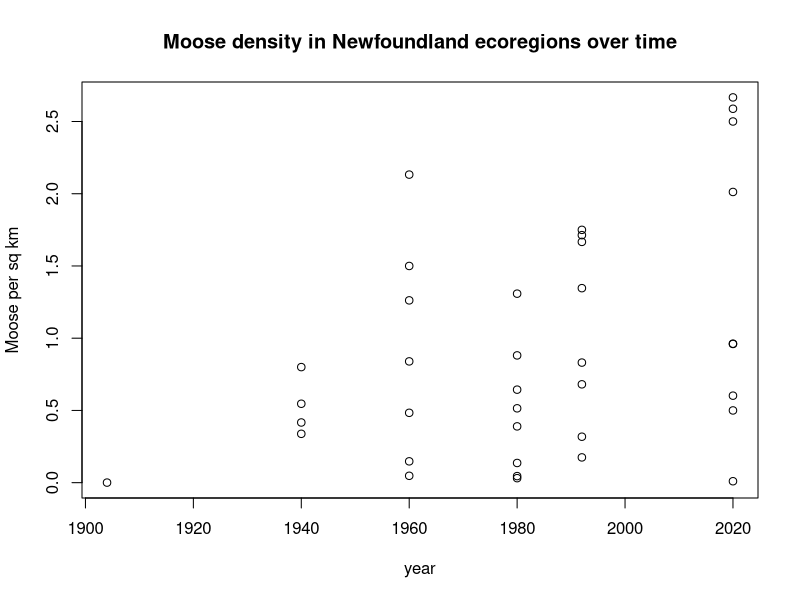
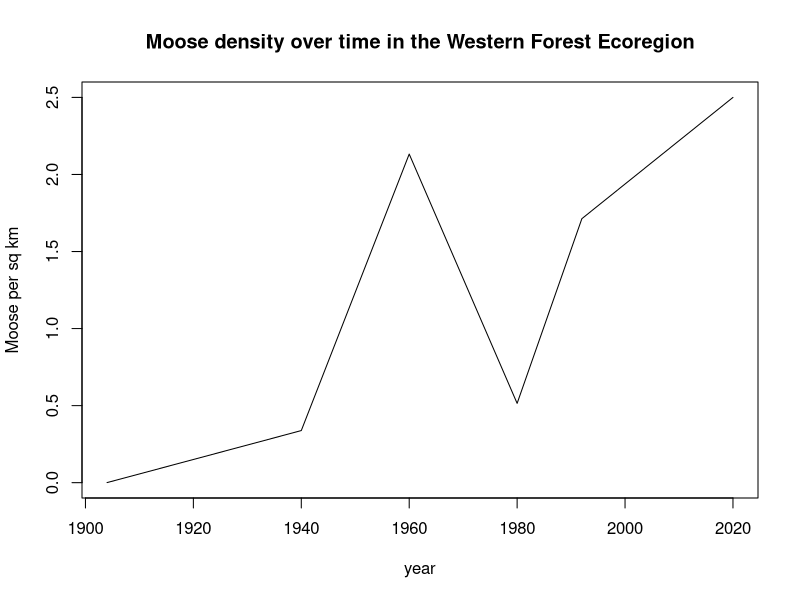
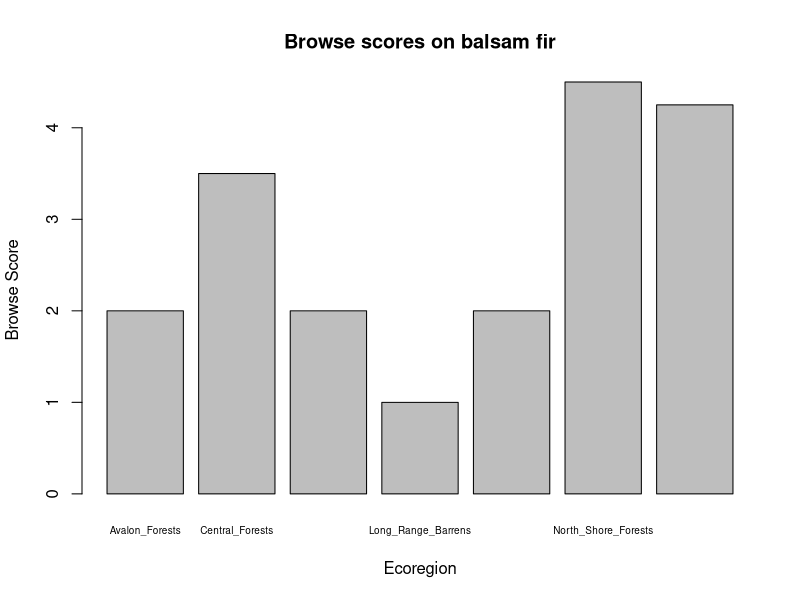
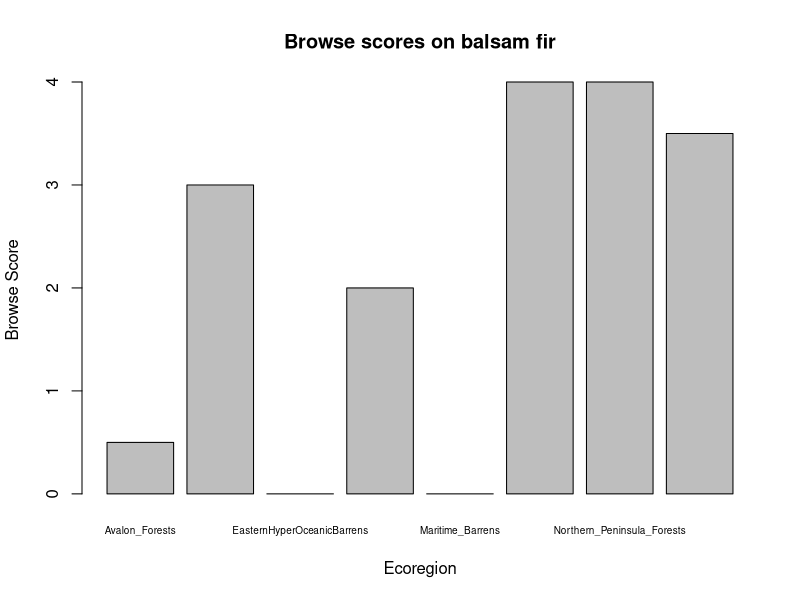
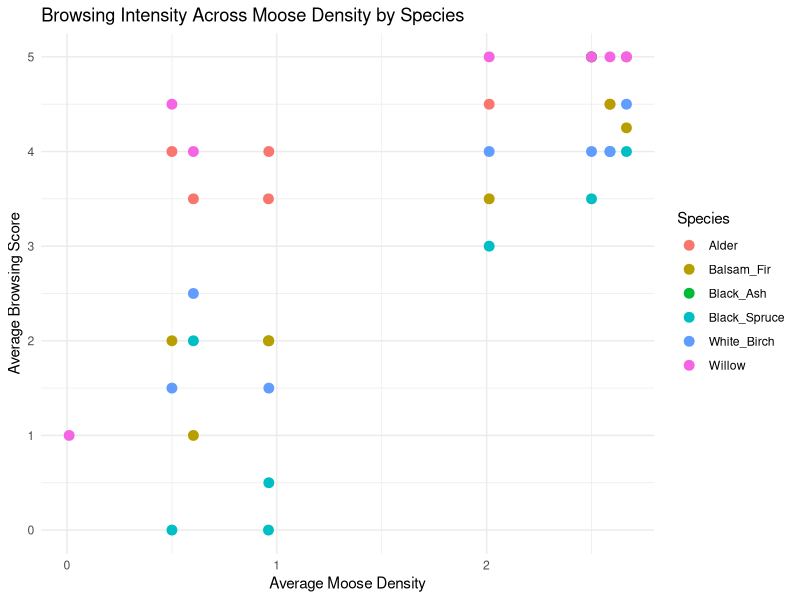
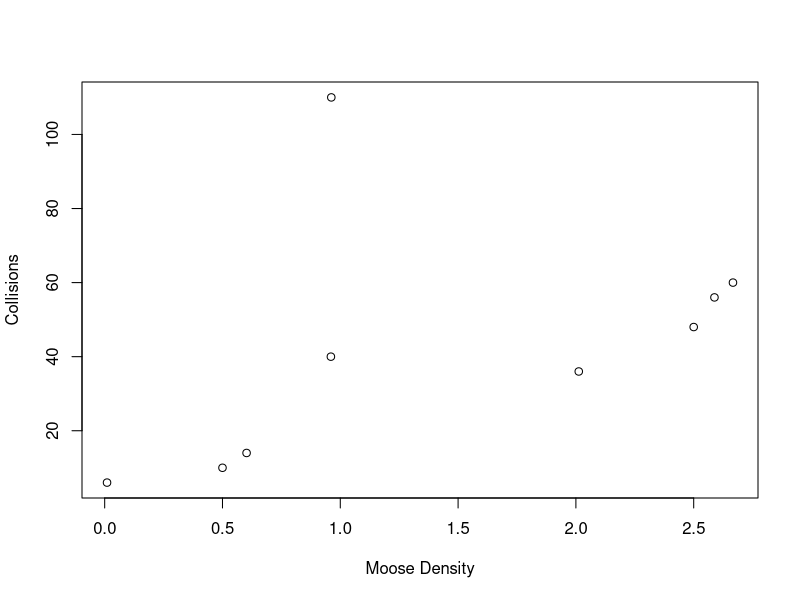
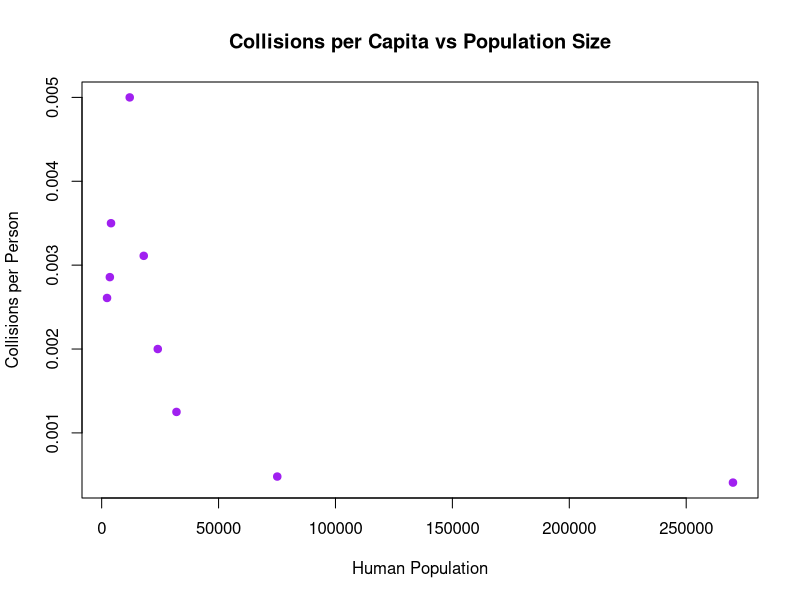

R code for these plots, in order:
## ---- chunk 1
knitr::opts_chunk$set(echo = TRUE)
## ---- chunk 2
# additional information not include in on the course website
library(dplyr)

## ---- chunk 3
moosedata <- read.csv("MoosePopulation.csv")
## ---- chunk 4
moose_clean <- na.omit(moosedata)
## ---- chunk 5
moose_sel <- select(moose_clean, Ecoregion, Year, Area, Estimated_Moose_Pop)
## ---- chunk 6
moosedata2 <- mutate(moose_sel, MooseDensity = Estimated_Moose_Pop / Area)
## ---- chunk 7
plot(moosedata2$Year, moosedata2$MooseDensity, 
     xlab = "year", 
     ylab = "Moose per sq km", 
     main = "Moose density in Newfoundland ecoregions over time")
## ---- chunk 8
moose_west <- filter(moosedata2, Ecoregion == "Western_Forests")
## ---- chunk 9
plot(moose_west$Year, moose_west$MooseDensity, 
     type = "l", 
     xlab = "year", 
     ylab = "Moose per sq km", 
     main = "Moose density over time in the Western Forest Ecoregion")
## ---- chunk 10
moose_2020 <- moosedata2 %>%
  filter(Year == 2020)
## ---- chunk 11
moose_2020_high <- filter(moose_2020, MooseDensity > 2.0)
## ---- chunk 12
moose_2020_high_byD <- arrange(moose_2020_high, desc(MooseDensity))
## ---- chunk 13
moosefinal <- moosedata2 %>%
  filter(Year == 2020) %>%
  filter(MooseDensity > 2.0) %>%
  arrange(desc(MooseDensity)) %>%
  print()
## ---- chunk 14
saplings <- read.csv("SaplingStudy.csv")
## ---- chunk 15
sap_clean <- na.omit(saplings)
## ---- chunk 16
sap_reg_browse <- sap_clean %>%
  group_by(Ecoregion) %>%
  summarize(AverageBrowsing = mean(BrowsingScore)) %>%
  print()
## ---- chunk 17
avg_browse <- arrange(sap_reg_browse, desc(AverageBrowsing))
## ---- chunk 18
sap_reg_height <- sap_clean %>%
  group_by(Ecoregion) %>%
  summarize(AverageTreeHeight = mean(Height)) %>%
  print()
## ---- chunk 19
sap_reg_height_low <- sap_reg_height %>%
  filter(AverageTreeHeight < 20) %>%
  print()
## ---- chunk 20
sap_spe_browse <- sap_clean %>%
  group_by(Species) %>%
  summarize(MeanBrowseScore = mean(BrowsingScore)) %>%
  print()
## ---- chunk 21
fir_reg_browse <- sap_clean %>%
  filter(Species == "Balsam_Fir") %>%
  group_by(Ecoregion) %>%
  summarise(MeanBrowseScore = mean(BrowsingScore)) %>%
  print()
## ---- chunk 22
barplot(fir_reg_browse$MeanBrowseScore, names.arg = fir_reg_browse$Ecoregion, xlab= "Ecoregion", ylab = "Browse Score", main = "Browse scores on balsam fir", col = "grey", cex.names = 0.6)

## ---- chunk 23
spruce_reg_browse <- sap_clean %>%
  filter(Species == "Black_Spruce") %>%
  group_by(Ecoregion) %>%
  summarise(MeanBrowseScore = mean(BrowsingScore)) %>%
  print()
## ---- chunk 24
barplot(spruce_reg_browse$MeanBrowseScore, names.arg = spruce_reg_browse$Ecoregion, xlab= "Ecoregion", ylab = "Browse Score", main = "Browse scores on balsam fir", col = "grey", cex.names = 0.6)
## ---- chunk 25
sap_reg_tally<- sap_clean %>%
  group_by(Ecoregion) %>%
  tally() %>% 
  print()
## ---- chunk 26
sap_spe_tally<- sap_clean %>%
  group_by(Species) %>%
  tally() %>% 
  print()
## ---- chunk 27
moose_2020b <- moose_clean %>%
  filter(Year == 2020) %>%
  mutate(MooseDensity = Estimated_Moose_Pop / Area)
## ---- chunk 28
moose_sap <- left_join(moose_2020b, sap_clean, by = 'Ecoregion', relationship = "many-to-many")
## ---- chunk 29
sum_spe_browse <- moose_sap %>%
  group_by(Species, Ecoregion) %>%
  summarise(AvgBrowsing = mean(BrowsingScore),
            AvgDensity = mean(MooseDensity))
## ---- chunk 30
library(ggplot2)

ggplot(sum_spe_browse, aes(x = AvgDensity, y = AvgBrowsing, color= Species)) +
  geom_point(size = 3) +
  
  theme_minimal() +
  labs(title = "Browsing Intensity Across Moose Density by Species",
       x = "Average Moose Density",
       y = "Average Browsing Score")
## ---- chunk 31
collisions2020 <- c(56, 60, 14, 36, 48, 10, 40, 110, 6)
human_pop <- c(18000, 12000, 4000, 75100, 24000,3500, 32000, 270000,    2300)
study_sites <- c("North_Shore_Forests","Northern_Peninsula_Forests", "Long_Range_Barrens","Central_Forests","Western_Forests","EasternHyperOceanicBarrens","Maritime_Barrens","Avalon_Forests","StraitOfBelleIsleBarrens")

moose_coll <- data.frame(collisions2020, human_pop, study_sites)
## ---- chunk 32
moose_coll2 <-moose_coll %>% 
  rename(Ecoregion = study_sites)
## ---- chunk 33
coll_merge <- moose_2020 %>%
  left_join(moose_coll2, by = "Ecoregion")
## ---- chunk 34

plot(coll_merge$MooseDensity, coll_merge$collisions2020, xlab = "Moose Density", ylab = "Collisions")
## ---- chunk 35
coll_merge_per_capita <- coll_merge %>%
  mutate(coll_per_capita = collisions2020/human_pop)
## ---- chunk 36
plot(coll_merge_per_capita$human_pop, coll_merge_per_capita$coll_per_capita,
     xlab = "Human Population",
     ylab = "Collisions per Person",
     main = "Collisions per Capita vs Population Size",
     pch = 19,
     col = "purple")

